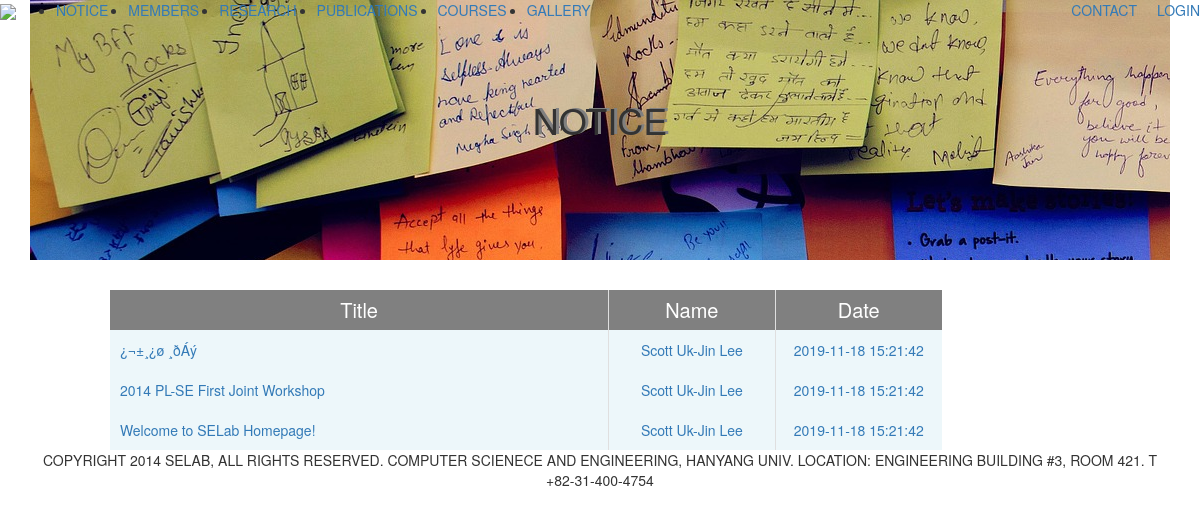
The page /resource/notice.php on the database its author committed.
### tables this page shows
CREATE TABLE `Notice` (
	`Notice_number`	INT	NOT NULL	auto_increment,
	`Title`	VARCHAR(60)	NOT NULL,
	`Name`	VARCHAR(30)	NULL	DEFAULT 'Anonymous',
	`Date`	TIMESTAMP	NULL	DEFAULT current_timestamp,
	`View`	INT	NULL	DEFAULT 0,
	`Content`	TEXT(500)	NOT NULL,
	`open`	TINYINT	NOT NULL	DEFAULT 1,
    CONSTRAINT PK_Notice PRIMARY KEY(Notice_number)

);

### resource/notice.php (the view, shortened to what this page needs)
<!DOCTYPE html>
<html>
<head>
<link rel="stylesheet" href="https://maxcdn.bootstrapcdn.com/bootstrap/3.3.6/css/bootstrap.min.css" type="text/css" />
<link rel="stylesheet" href="unready/layout.css" type="text/css" />
<link rel="stylesheet" href="css/notice.css" type="text/css" />
</head>
<body>
  <header role= "banner">
    <nav role= "navigation">
      <div class="pull-left"><a href="../index.php"><img src="images/selab_logo_S.png" /></a></div>
      <ul id= "menu" class="menu pull-left">
        <li class="pull-left nav_link"><a href="notice.html" >NOTICE</a></li>
        <li class="pull-left nav_link"><a href="members.html" >MEMBERS</a></li>
        <li class="pull-left nav_link"><a href="research.html" >RESEARCH</a></li>
        <li class="pull-left nav_link"><a href="publications.html" >PUBLICATIONS</a></li>
        <li class="pull-left nav_link"><a href="courses.html" >COURSES</a></li>
        <li class="pull-left nav_link"><a href="gallery.html" >GALLERY</a></li>
      </ul>
      <?php
      if(!isset($_SESSION['id']))
        echo '<div role= "login" class= "pull-right"><a href= "login.php">LOGIN</a></div>';
      else
        echo '<div role= "login" class= "pull-right"><a href= "logout.php">LOGOUT</a></div>';
      ?>
      <a href= "contact.html" class= 'pull-right nav_link'>CONTACT</a>
    </nav>
  </header>
  <main>
    <div class="container">
     <div class="contents">
      <div>
        <h1>NOTICE</h1>
      </div>
      <ul id="board">
        <li class="header">
          <ul>
            <li class="title pull-left">Title</li>
            <li class="name pull-left">Name</li>
            <li class="time pull-left">Date</li>
          </ul>
        </li>
        <div>
          <li class="entry">
            <div class="information">
              <?php
              try {
                $conn = new PDO("mysql:host=$servername;dbname=selab", 'root', 'root');
                $conn->setAttribute(PDO::ATTR_ERRMODE, PDO::ERRMODE_EXCEPTION);
                $stmt = $conn->prepare("SELECT * FROM notice");
                $stmt->execute();
                foreach($stmt->fetchAll() as $k=>$v) { ?>
                  <a href="#" onclick="SirenFunction('SirenDiv<?php echo $k; ?>'); return false;" class="blind_view"><ul> <?php
                  echo "<li  class='title pull-left'>" . $v[Title] . "</li>";
                  echo "<li  class='name pull-left'>" . $v[Name] . "</li>";
                  echo "<li  class='time pull-left'>" . $v[Date] . "</li>";
                  ?> </a>
                  <div class="singo_view pull-left" style="display:none; background-color: pink; width: 100%;" id="SirenDiv<?php echo $k;?>" ><?php echo $v['Content']; ?></div></ul> <?php
                }
              }
              catch(PDOException $e)
              {
                echo "<ul>";
                echo "<li>" . "Connection failed: " . $e->getMessage() . "</li>";
                echo "</ul>";
              }
              ?>
            </div>
        </div>
    </main>
    <footer role="contentinfo">
      <div class="container">
       <p>COPYRIGHT 2014 SELAB, ALL RIGHTS RESERVED. COMPUTER SCIENECE AND ENGINEERING, HANYANG UNIV. LOCATION: ENGINEERING BUILDING #3, ROOM 421. T +82-31-400-4754</p>
     </div>
   </footer>
 </body>
 </html>

### resource/unready/layout.css (style rules this page uses)
h1 { text-align : center; text-shadow : 3px -1px gray; height : 260px; padding-top : 100px; background : #f2f2f2; margin : 0px; }
nav { vertical-align : center; }

### resource/css/notice.css (style rules this page uses)
p { text-align: center; }
.header li.title { border-radius: 0px 0px 0px 0px; }
.header li.time { border-radius: 0px 0px 0px 0px; }
#board { margin-top : 30px; margin-bottom: 30px; width: 80%; text-align: center; }
.contents li.header { clear: both; overflow: hidden; }
.contents li { list-style: none; }
.contents li.title { width: 60%; border-right: 1px solid #dfdfdf; text-align: center; }
.contents li.name { width: 20%; border-right: 1px solid #dfdfdf; text-align: center; }
.contents li.time { width: 20%; text-align: center; }
.contents .header li { background-color: gray; height: 40px; font-size: 20px; line-height: 40px; color: white; text-align: center; }
.contents .entry li { background-color: rgb(236, 235, 235); }
.contents .entry:nth-child(odd) li { background-color: #edf7fa; }
.contents .entry li.title { width: 60%; text-align: left; padding-left:10px; }
.contents .entry .information { height: 40px; line-height: 40px; cursor: pointer; }
h1 { background-image: url("../images/notice.jpg"); }
.pull-left { float: left; }
.pull-right { float: right; }
.nav_link { margin-right: 20px; }

### rows shown on the page
notice: Title "¿¬±¸¿ø ¸ðÁý", Name "Scott Uk-Jin Lee", Date "2019-11-18 15:21:42"
notice: Title "2014 PL-SE First Joint Workshop", Name "Scott Uk-Jin Lee", Date "2019-11-18 15:21:42"
notice: Title "Welcome to SELab Homepage!", Name "Scott Uk-Jin Lee", Date "2019-11-18 15:21:42"
